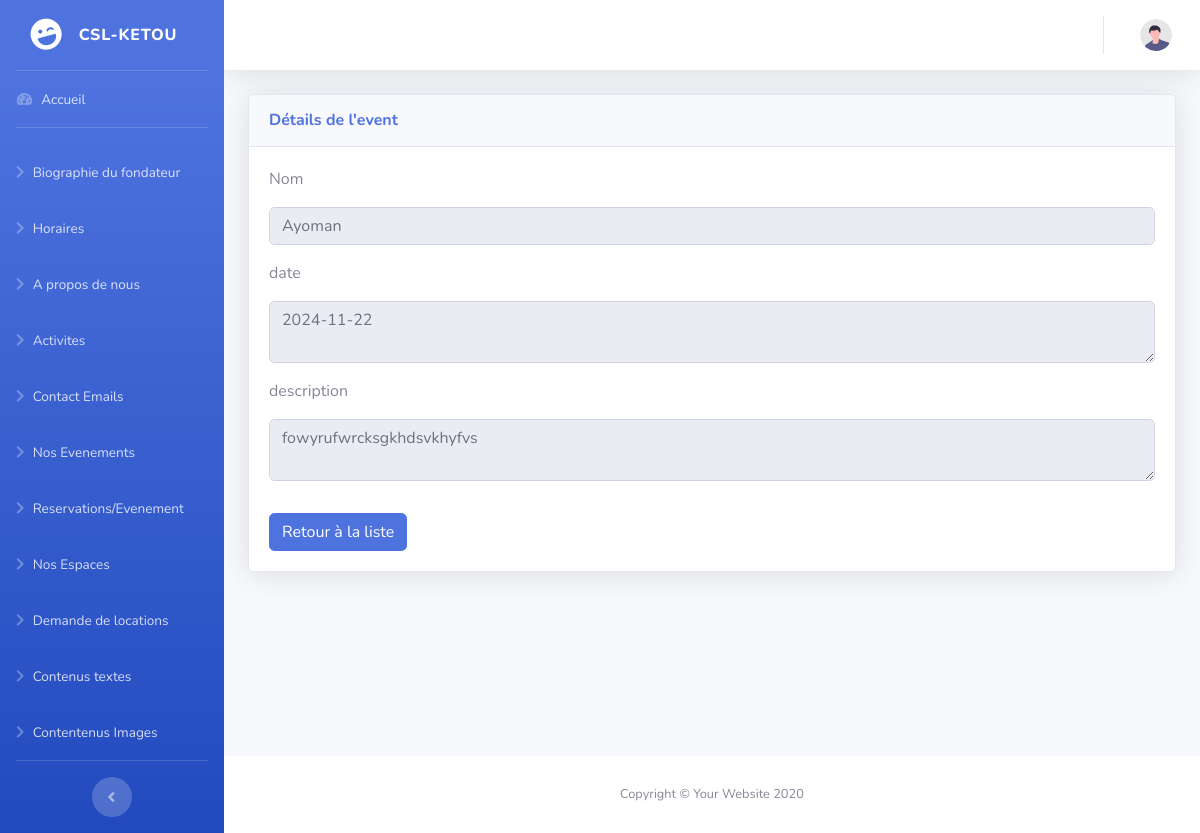
/Admin/csl-backend/events/detail.php?id=5, run on the app's committed database.
### tables this page shows
CREATE TABLE `events` (
  `id` int(11) NOT NULL,
  `name` varchar(255) NOT NULL,
  `date` date NOT NULL,
  `description` text NOT NULL,
  `created_at` timestamp NOT NULL DEFAULT current_timestamp(),
  `updated_at` timestamp NOT NULL DEFAULT current_timestamp() ON UPDATE current_timestamp()
);

### Admin/csl-backend/events/detail.php (the view, shortened to what this page needs)
<?php
require '../../../config/database.php';
if (isset($_GET['id'])) {
    $id = $_GET['id'];
    $stmt = $pdo->prepare("SELECT * FROM events WHERE id = ?");
    $stmt->execute([$id]);
    $aboutUs = $stmt->fetch();
} else {
    echo "Aucun identifiant spécifié.";
    exit;
}
?>
<!DOCTYPE html>
<html lang="en">
<head>
    <?php include('../includes/links.php'); ?>
</head>
<body id="page-top">
    <div id="wrapper">
        <?php include('../includes/sidebar.php'); ?>
        <div id="content-wrapper" class="d-flex flex-column">
            <div id="content">
                <?php include('../includes/navbar.php'); ?>
                <div class="container-fluid">
                    <div class="card shadow mb-4">
                        <div class="card-header py-3">
                            <h6 class="m-0 font-weight-bold text-primary">Détails de l'event</h6>
                        </div>
                        <div class="card-body">
                            <div class="form-group">
                                <label for="name">Nom</label>
                                <input class="form-control my-2" type="text" name="name" id="name" value="<?php echo htmlspecialchars($aboutUs['name']); ?>" readonly>
                            </div>
                            <div class="form-group">
                                <label for="date">date</label>
                                <textarea class="form-control my-2" name="date" id="date" readonly><?php echo htmlspecialchars($aboutUs['date']); ?></textarea>
                            </div>
                            <div class="form-group">
                                <label for="description">description</label>
                                <textarea class="form-control my-2" name="description" id="description" readonly><?php echo htmlspecialchars($aboutUs['description']); ?></textarea>
                            </div>
                            <a href="index.php" class="btn btn-primary mt-3">Retour à la liste</a>
                        </div>
                    </div>
                </div>
            </div>
            <?php include('../includes/footer.php'); ?>
        </div>
    </div>
</body>
</html>

### data on the page
events: name "Ayoman", date "2024-11-22", description "fowyrufwrcksgkhdsvkhyfvs"
